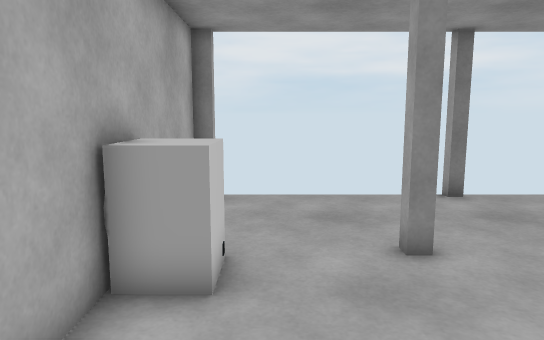
View 1 (above)

14 first-person views from a walk through a 3-D level made in the Unity game engine. The camera is 1.2 m above the floor, tilts 8° down and sees 70° across. The floor is counted in squares, 0.5 m on a side. Each view is taken from the middle of a square. On the plan, view 1 faces up. The plan holds only what a view shows up to about 20 squares ahead; the rest is blank. The player is left out.

View 2
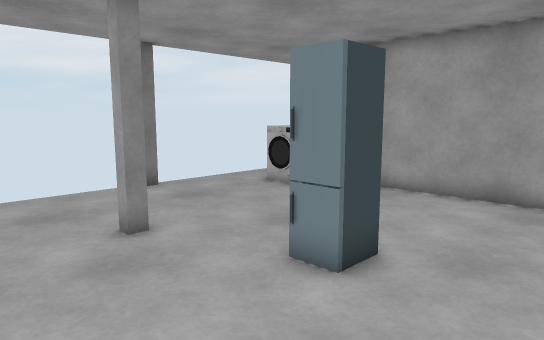

View 3
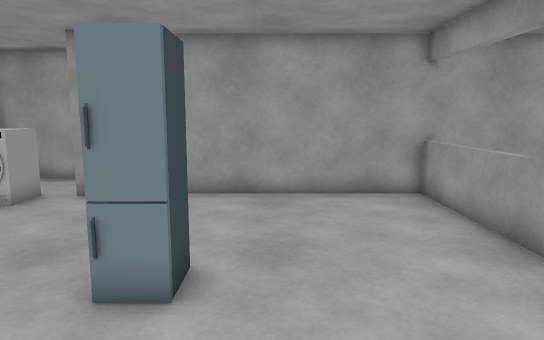

View 4
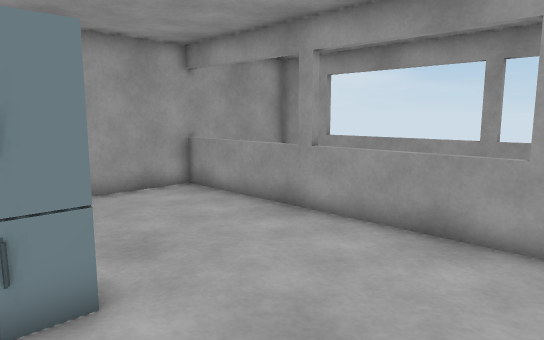

View 5
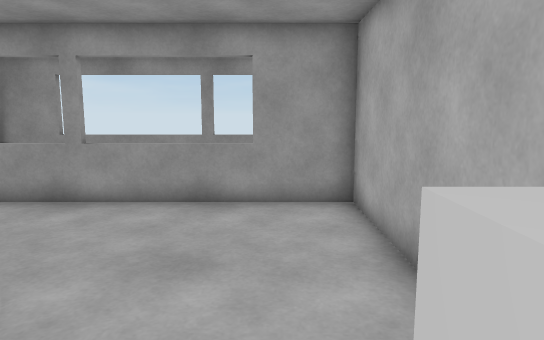

View 6
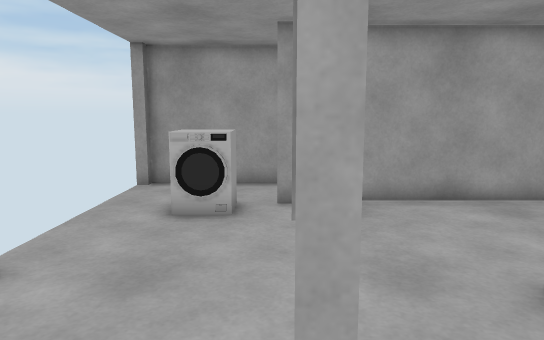

View 7
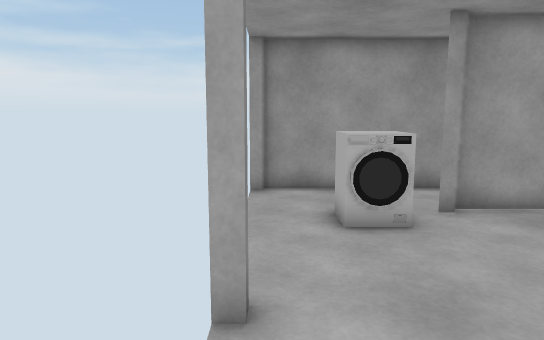

View 8
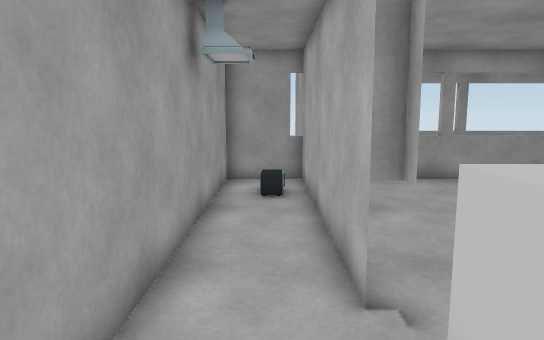

View 9
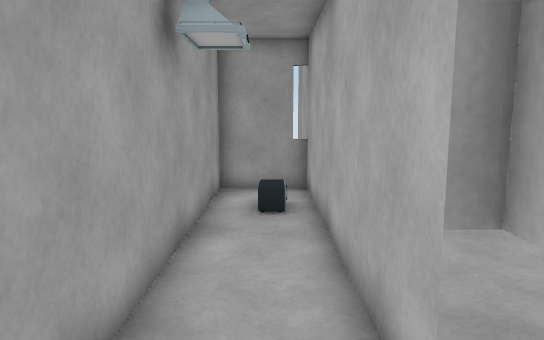

View 10
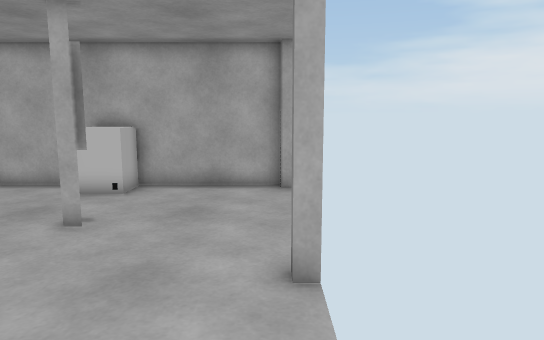

View 11
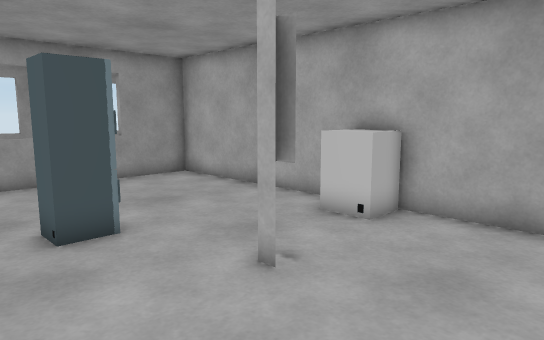

View 12
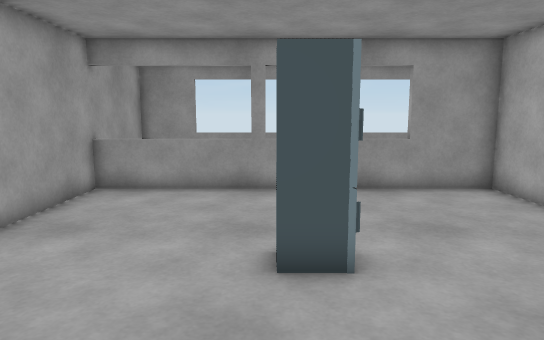

View 13
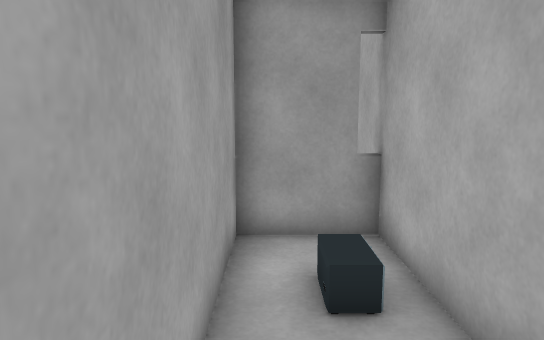

View 14
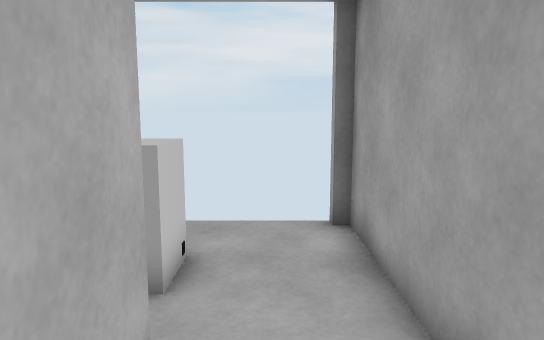

### Floor plan
Points are (right, up) in squares from view 1. A wall is a line through its corners. A room is listed if a view was taken in it or the views show most of it. See-through windows are left out.
Room 1 (views 1, 2, 3, 4, 5, 6, 7, 8, 9, 10, 11, 12, 13, 14)
walls: (2.8, 6.9) (2.8, 6.4) (2.3, 6.4) (2.3, 6.9) (2.3, 6.4); (10.4, 6.4) (10.4, 6.9) (10.4, 6.4) (10.8, 6.4) (10.8, -6.5); (5.7, 11.8) (5.7, 11.3) (5.2, 11.3) (5.2, 11.8); (-2.3, 4.6) (-2.3, -3.6) (13.7, -3.6) (13.7, 11.3) (13.3, 11.3) (13.3, 11.8); (10.8, -4) (10.8, 6.2); (-1.7, 11.8) (-1.7, 11.3); (-2.3, 11.3) (-2.3, 6.4)
ways out: gap at (10, 7)
objects: washer (-2, 5) to (-1, 6); fridge (4, 2) to (5, 3); dryer (9, 8) to (10, 9)

Where each view was taken, in squares from view 1:
view 1: 0 up, 0 right, facing up
view 2: 1 down, 1 left, facing up-right
view 3: 1 up, 1 left, facing right
view 4: 4 up, 1 left, facing down-right
view 5: 7 up, 0 right, facing down
view 6: 7 up, 0 right, facing right
view 7: 11 up, 1 right, facing right
view 8: 11 up, 12 right, facing down
view 9: 9 up, 12 right, facing down
view 10: 11 up, 11 right, facing left
view 11: 11 up, 7 right, facing down-left
view 12: 9 up, 5 right, facing down
view 13: 4 up, 13 right, facing down
view 14: 3 up, 12 right, facing up
